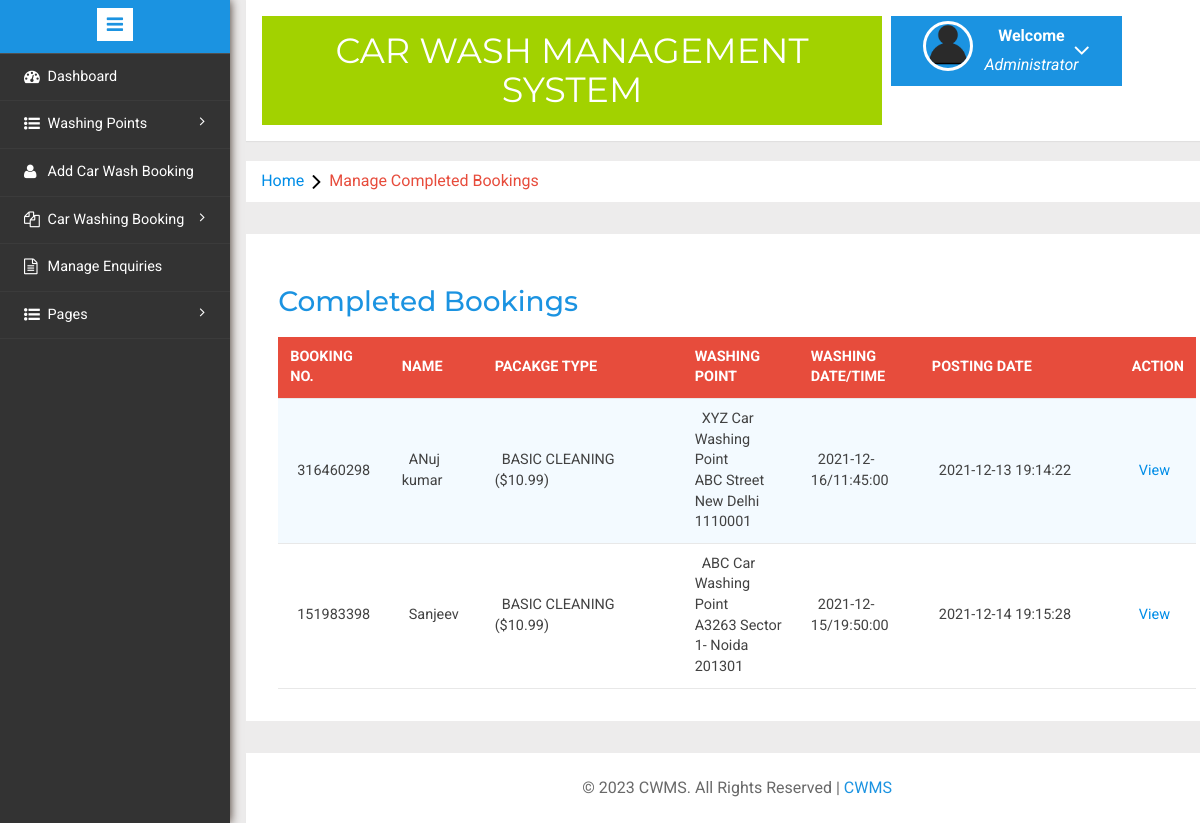
The app's page /admin/completed-booking.php (signed in) with its own data.
### tables this page shows
CREATE TABLE `carwashbooking` (
  `id` int(11) NOT NULL,
  `bookingId` bigint(10) DEFAULT NULL,
  `packageType` varchar(120) DEFAULT NULL,
  `carWashPoint` int(11) DEFAULT NULL,
  `fullName` varchar(150) DEFAULT NULL,
  `mobileNumber` bigint(12) DEFAULT NULL,
  `washDate` date DEFAULT NULL,
  `washTime` time DEFAULT NULL,
  `message` mediumtext DEFAULT NULL,
  `status` varchar(120) DEFAULT NULL,
  `adminRemark` mediumtext DEFAULT NULL,
  `paymentMode` varchar(120) DEFAULT NULL,
  `txnNumber` varchar(120) DEFAULT NULL,
  `postingDate` timestamp NULL DEFAULT current_timestamp(),
  `lastUpdationDate` timestamp NULL DEFAULT NULL ON UPDATE current_timestamp()
);

CREATE TABLE `washingpoints` (
  `id` int(11) NOT NULL,
  `washingPointName` varchar(255) DEFAULT NULL,
  `washingPointAddress` varchar(255) DEFAULT NULL,
  `contactNumber` bigint(20) DEFAULT NULL,
  `creationDate` timestamp NOT NULL DEFAULT current_timestamp()
);

### admin/completed-booking.php (the view, shortened to what this page needs)
<?php
include('includes/config.php');
if(strlen($_SESSION['alogin'])==0)
	{
header('location:index.php');
}
else{
	?>
<!DOCTYPE HTML>
<html>
<head>
<link href="css/bootstrap.min.css" rel='stylesheet' type='text/css' />
<link href="css/style.css" rel='stylesheet' type='text/css' />
<link rel="stylesheet" href="css/morris.css" type="text/css"/>
<link href="css/font-awesome.css" rel="stylesheet">
<link rel="stylesheet" type="text/css" href="css/table-style.css" />
<link rel="stylesheet" type="text/css" href="css/basictable.css" />
<link rel="stylesheet" href="css/icon-font.min.css" type='text/css' />
</head>
<body>
   <div class="page-container">
<div class="left-content">
	   <div class="mother-grid-inner">
				<?php include('includes/header.php');?>
				</div>
<ol class="breadcrumb">
                <li class="breadcrumb-item"><a href="dashboard.php">Home</a><i class="fa fa-angle-right"></i>Manage Completed Bookings</li>
            </ol>
<div class="agile-grids">
				<div class="agile-tables">
					<div class="w3l-table-info">
					  <h2>Completed Bookings</h2>
					    <table id="table">
						<thead>
						  <tr>
						  <th>Booking No.</th>
							<th>Name</th>
							<th width="200">Pacakge Type</th>
							<th>Washing Point </th>
							<th>Washing Date/Time </th>
							<th width="200">Posting date </th>
							<th>Action </th>
						  </tr>
						</thead>
						<tbody>
<?php $sql = "SELECT *,carwashbooking.id as bid from carwashbooking
join washingpoints on washingpoints.id=carwashbooking.carWashPoint
 where status='Completed'";
$query = $dbh -> prepare($sql);
$query->execute();
$results=$query->fetchAll(PDO::FETCH_OBJ);
if($query->rowCount() > 0)
{
foreach($results as $result)
{				?>
						  <tr>
							<td><?php echo htmlentities($result->bookingId);?></td>
							<td><?php echo htmlentities($result->fullName);?></td>
								<td width="50">
								<?php $ptype=$result->packageType;
if($ptype==1): echo "BASIC CLEANING ($10.99)";endif;
							?></td>
							<td><?php echo htmlentities($result->washingPointName	);?><br />
								<?php echo htmlentities($result->washingPointAddress);?></td>
							<td><?php echo htmlentities($result->washDate."/".$result->washTime);?></td>
								<td><?php echo htmlentities($result->postingDate);?></td>
<td><a href="booking-details.php?bid=<?php echo htmlentities($result->bid);?>&&bookingid=<?php echo htmlentities($result->bookingId);?>">View</a>
</td>
<?php } ?>
</tr>
						 <?php } else { ?>
						 	<tr>
						 		<td colspan="6" style="color:red;">No Record found</td>
						 	</tr>
						 <?php } ?>
						</tbody>
					  </table>
					</div>
			</div>
<?php include('includes/footer.php');?>
</div>
</div>
						<?php include('includes/sidebarmenu.php');?>
							</div>
</body>
</html>
<?php } ?>

### admin/css/table-style.css (style rules this page uses)
table { background: white; border-collapse: collapse; margin: 1.25em 0 0; width: 100%; }
table tr, table th, table td { border: none; border-bottom: 1px solid #e8e8e8; font-size: .95em; }
table th, table td { padding: 10px 12px; text-align: left; }
table th { background: #e74c3c; color: #fff; text-transform: uppercase; }
table tr td { background: #f3faff; color: #424242; }
table tr:nth-of-type(2n+2) td { background: #ffffff; }
table { width: 100%; }

### records on screen
carwashbooking: bookingId "316460298", fullName "ANuj kumar", packageType "BASIC CLEANING ($10.99)", carWashPoint.washingPointName "XYZ Car Washing Point", carWashPoint.washingPointAddress "ABC Street New Delhi 1110001", washDate+washTime "2021-12-16/11:45:00", postingDate "2021-12-13 19:14:22"
carwashbooking: bookingId "151983398", fullName "Sanjeev", packageType "BASIC CLEANING ($10.99)", carWashPoint.washingPointName "ABC Car Washing Point", carWashPoint.washingPointAddress "A3263 Sector 1- Noida 201301", washDate+washTime "2021-12-15/19:50:00", postingDate "2021-12-14 19:15:28"
